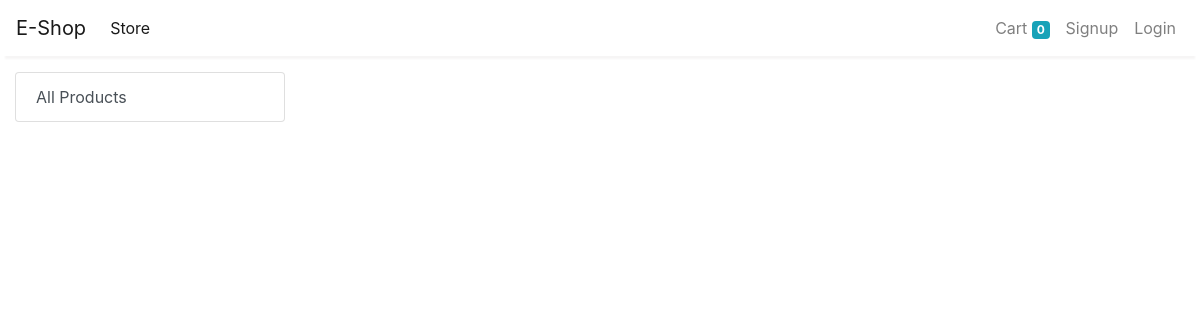
The page /store?category=1 on the database as committed earlier.
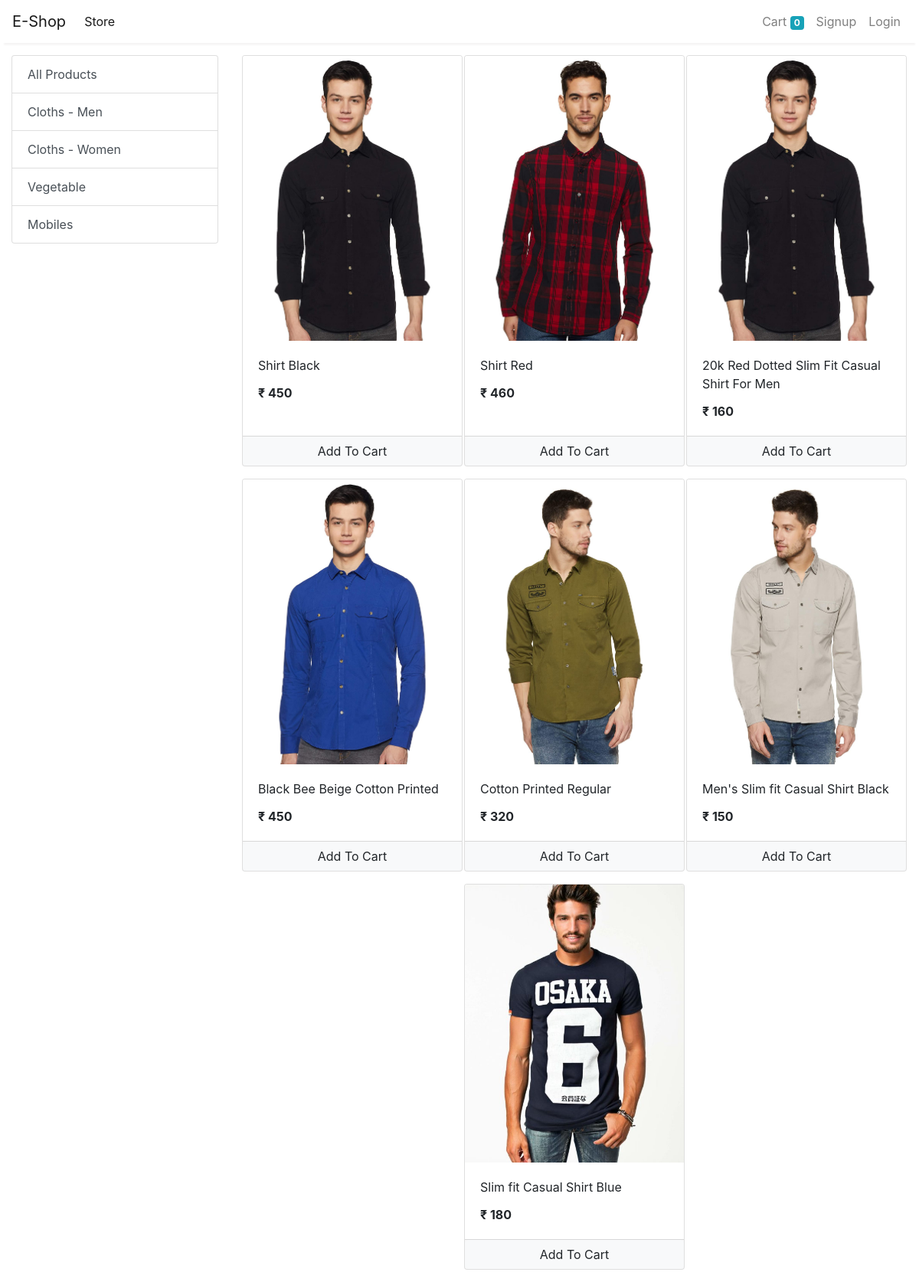
The same page on the database as committed later.
### store/models/category.py (models this page shows, shortened)
class Category(models.Model):
    name = models.CharField(max_length=20)
    @staticmethod
    def get_all_categories():
        return Category.objects.all()

### store/models/product.py (models this page shows, shortened)
class Product(models.Model):
    name = models.CharField(max_length=50)
    price = models.IntegerField(default=0)
    category = models.ForeignKey(Category, on_delete=models.CASCADE, default=1)
    description = models.CharField(max_length=200, default='' , null=True , blank=True)
    image = models.ImageField(upload_to='uploads/products/')
    @staticmethod
    def get_all_products_by_categoryid(category_id):
        if category_id:
            return Product.objects.filter(category = category_id)
        else:
            return Product.get_all_products();

### store/views/home.py (the view)
# urls.py: path('' , include('store.urls'))
def store(request):
    cart = request.session.get('cart')
    if not cart:
        request.session['cart'] = {}
    products = None
    categories = Category.get_all_categories()
    categoryID = request.GET.get('category')
    if categoryID:
        products = Product.get_all_products_by_categoryid(categoryID)
    else:
        products = Product.get_all_products();
    data = {}
    data['products'] = products
    data['categories'] = categories
    print('you are : ', request.session.get('email'))
    return render(request, 'index.html', data)

### store/templatetags/cart.py (called while the page is built)
@register.filter(name='is_in_cart')
def is_in_cart(product  , cart):
    keys = cart.keys()
    for id in keys:
        if int(id) == product.id:
            return True
    return False;

### store/templatetags/custom_filter.py (called while the page is built)
@register.filter(name='currency')
def currency(number):
    return "₹ "+str(number)

### store/templates/index.html (shortened to what this page needs)
{% extends 'base.html' %}
{% block content %}
{% load cart %}
{% load custom_filter %}
<div class="container-fluid mt-3">
	<div class="row">
		<div class="col-lg-3 mx-auto">
			<div class="list-group">
				<a href="/" class="list-group-item list-group-item-action">All Products</a>
				{% for category in categories %}
				<a href="/?category={{category.id}}"
					class="list-group-item list-group-item-action">{{category.name}}</a>
				{% endfor %}
			</div>
		</div>
		<div id='products' class="col-lg-9 mx-auto">
			<div class="row mx-auto">
				{% for product in products %}
				<div class="card mx-auto mb-3" id={{product.id}} style="width: 18rem;">
					<img class="card-img-top" src="{{product.image.url}}" alt="Card image cap">
					<div class="card-body">
						<p class="card-title">{{product.name}}</p>
						<p class="card-text"><b>{{product.price|currency}}</b></p>
					</div>
					<div class="card-footer p-0 no-gutters">
						{% if product|is_in_cart:request.session.cart %}
						<div class="row no-gutters">
							<form action="/#{{product.id}}" class="col-2 " method="post">
								{% csrf_token %}
								<input hidden type="text" name='product' value='{{product.id}}'>
								<input hidden type="text" name='remove' value='True'>
								<input type="submit" value=" - " class="btn btn-block btn-light border-right">
							</form>
							<div class="text-center col">{{product|cart_quantity:request.session.cart}} in Cart</div>
							<form action="/#{{product.id}}" class="col-2 " method="post">
								{% csrf_token %}
								<input hidden type="text" name='product' value='{{product.id}}'>
								<input type="submit" value=" + " class="btn btn-block btn-light border-left">
							</form>
						</div>
						{% else %}
						<form action="/#{{product.id}}" method="POST" class="btn-block">
							<input type="submit" class="float-right btn btn-light  form-control"
								value="Add To Cart">
						</form>
						{% endif %}
					</div>
				</div>
				{% endfor %}
			</div>
		</div>
	</div>
</div>
{% endblock %}

### store/templates/base.html (shortened to what this page needs)
<!doctype html>
<html lang="en">
<head>
  <link rel="stylesheet" href="https://maxcdn.bootstrapcdn.com/bootstrap/4.0.0/css/bootstrap.min.css"
>
</head>
<body>
  <nav class="one-edge-shadow
  sticky-top navbar
  navbar-expand-lg
   navbar-light bg-white">
    <a class="navbar-brand" href="/">E-Shop</a>
    <div class="collapse navbar-collapse" id="navbarSupportedContent">
      <ul class="navbar-nav mr-auto">
        <li class="nav-item active">
          <a class="nav-link" href="/store">Store <span class="sr-only">(current)</span></a>
        </li>
      </ul>
      <ul class=" navbar-nav my-2 my-lg-0">
        <li class="nav-item ">
          <a class="nav-link" href="/cart">Cart
            <span class="badge badge-info">{{request.session.cart.keys|length}}</span>
            <span class="sr-only">(current)</span></a>
        </li>
        {% if request.session.customer %}
        <li class="nav-item ">
          <a class="nav-link" href="/orders">Orders<span class="sr-only">(current)</span></a>
        </li>
        <li class="nav-item ">
          <a class="nav-link" href="/logout">Logout<span class="sr-only">(current)</span></a>
        </li>
        {% else %}
        <li class="nav-item ">
          <a class="nav-link" href="/signup">Signup<span class="sr-only">(current)</span></a>
        </li>
        <li class="nav-item ">
          <a class="nav-link" href="/login">Login<span class="sr-only">(current)</span></a>
        </li>
        {% endif %}
      </ul>
    </div>
  </nav>
    {% block content %}{% endblock %}
</body>
</html>

### store/templates/base.html (style rules this page uses)
nav { background-color: white; }
.one-edge-shadow { box-shadow: 0 8px 2px -5px rgb(246, 245, 245); }

Rows that differ between the two databases and show on the page:
added Category: name "Cloths - Men"
added Category: name "Cloths - Women"
added Category: name "Vegetable"
added Category: name "Mobiles"
added Product: {{ product.id }} 1 (drawn), image (picture), name "Shirt Black", price "₹ 450"
added Product: image (picture), name "Shirt Red", price "₹ 460"
added Product: image (picture), name "20k Red Dotted Slim Fit Casual Shirt For Men", price "₹ 160"
added Product: image (picture), name "Black Bee Beige Cotton Printed", price "₹ 450"
added Product: image (picture), name "Cotton Printed Regular", price "₹ 320"
added Product: image (picture), name "Men's Slim fit Casual Shirt Black", price "₹ 150"
added Product: image (picture), name "Slim fit Casual Shirt Blue", price "₹ 180"
